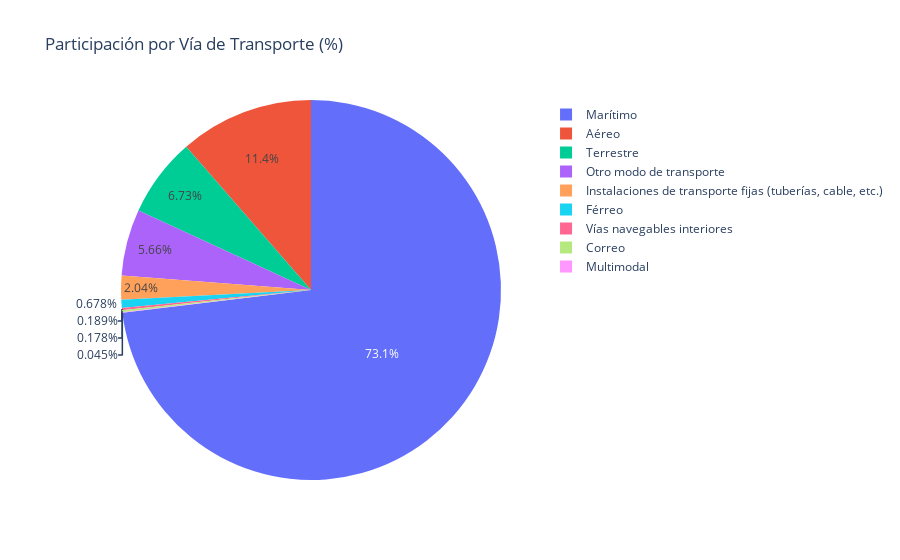

Notebook source saved alongside this figure:
### Code cell
fig = px.pie(participacion_via, values="participacion_pct", names="VIA",
             title="Participación por Vía de Transporte (%)")
fig.show()

### Figure 1 — Plotly figure (JSON) as saved in the notebook; plotly's stock layout.template omitted (floating-point values rounded to 4 significant figures)
{"data": [{"domain": {"x": [0, 1], "y": [0, 1]}, "hovertemplate": "VIA=%{label}<br>participacion_pct=%{value}<extra></extra>", "labels": ["Marítimo", "Aéreo", "Terrestre", "Otro modo de transporte", "Instalaciones de transporte fijas (tuberías, cable, etc.)", "Férreo", "Vías navegables interiores", "Correo", "Multimodal"], "legendgroup": "", "name": "", "showlegend": true, "type": "pie", "values": [73.09, 11.4, 6.727, 5.655, 2.04, 0.6776, 0.189, 0.1776, 0.045]}], "layout": {"legend": {"tracegroupgap": 0}, "title": {"text": "Participación por Vía de Transporte (%)"}}}
